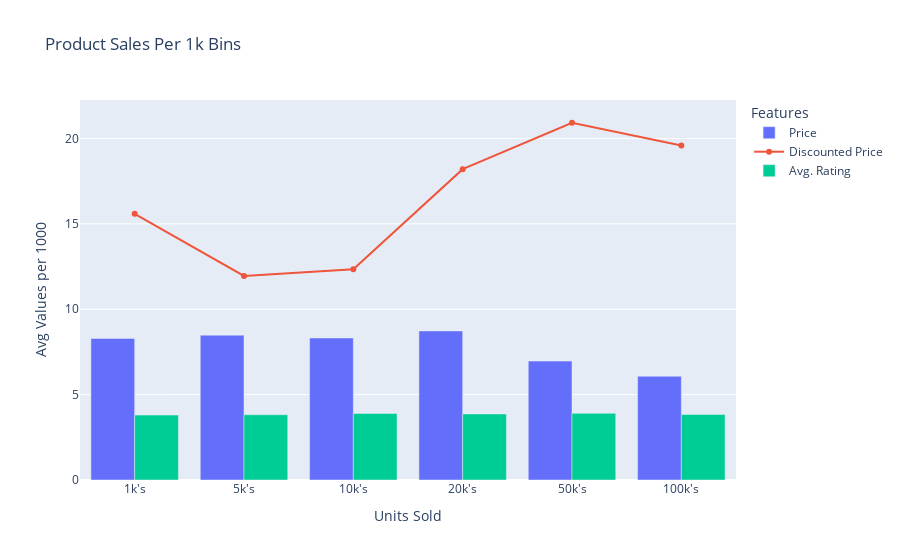

Notebook cell for this chart:
### Code cell
#Plots

fig = go.Figure()


fig.add_trace(go.Bar(x=dis_rat_slaes_per_1k_units_sold.index.values,y=dis_rat_slaes_per_1k_units_sold.price, name="Price" ))
fig.add_trace(go.Scatter(x=dis_rat_slaes_per_1k_units_sold.index.values,y=dis_rat_slaes_per_1k_units_sold.discounted_price,mode="lines+markers",name="Discounted Price"  ))
fig.add_trace(go.Bar(x=dis_rat_slaes_per_1k_units_sold.index.values,y=dis_rat_slaes_per_1k_units_sold.rating,name="Avg. Rating"  ))

fig.update_layout(title="Product Sales Per 1k Bins", legend_title="Features", xaxis_title="Units Sold", yaxis_title="Avg Values per 1000")

### Figure 1 — Plotly figure (JSON) as saved in the notebook; plotly's stock layout.template omitted (floating-point values rounded to 4 significant figures)
{"data": [{"name": "Price", "type": "bar", "x": ["1k's", "5k's", "10k's", "20k's", "50k's", "100k's"], "y": [8.29, 8.483, 8.314, 8.73, 6.962, 6.073]}, {"mode": "lines+markers", "name": "Discounted Price", "type": "scatter", "x": ["1k's", "5k's", "10k's", "20k's", "50k's", "100k's"], "y": [15.59, 11.95, 12.34, 18.2, 20.92, 19.59]}, {"name": "Avg. Rating", "type": "bar", "x": ["1k's", "5k's", "10k's", "20k's", "50k's", "100k's"], "y": [3.802, 3.82, 3.897, 3.868, 3.904, 3.837]}], "layout": {"legend": {"title": {"text": "Features"}}, "title": {"text": "Product Sales Per 1k Bins"}, "xaxis": {"title": {"text": "Units Sold"}}, "yaxis": {"title": {"text": "Avg Values per 1000"}}}}
